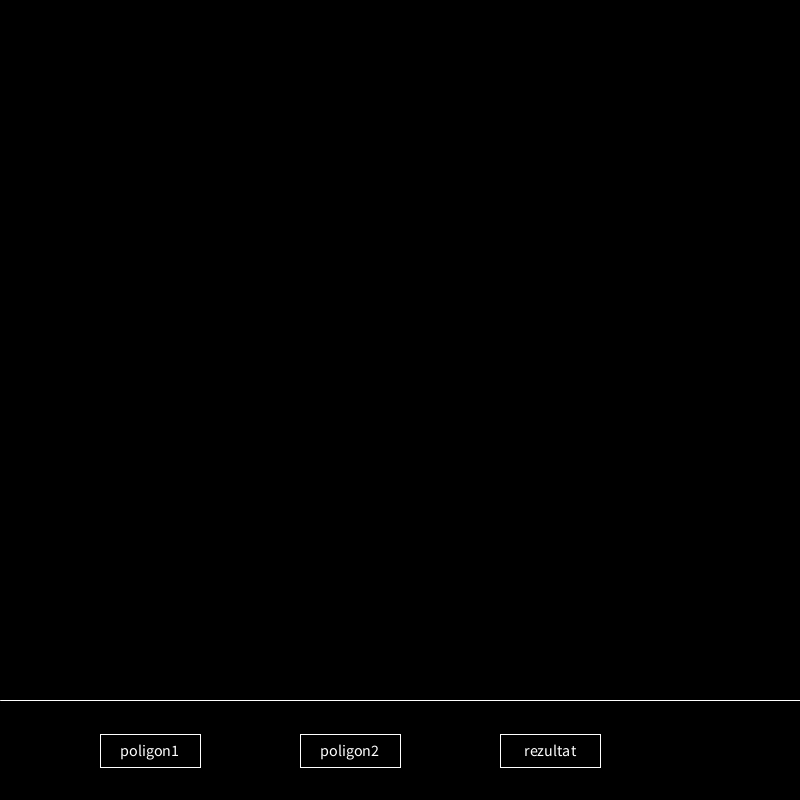
Frame 1 (no input)
Frame 60 (the mouse pressed at the canvas centre just before this capture): identical to frame 1, image omitted
Frame 120 (the mouse held since frame 60 and released just before this capture): identical to frame 1, image omitted

The Processing sketch that drew this single still picture (run headless with seeded random() and noise(); from frame 60 on, the mouse is pressed at the canvas centre):

// Processing sketch: Poligons_collision
// ── Poligons_collision.pde
ArrayList<point> v1 = new ArrayList<point>();
ArrayList<point> v2 = new ArrayList<point>();

void setup()
{
  size(800, 800);
  frameRate(60);
  stroke(255);
  strokeWeight(1);
  textAlign(CENTER, CENTER);
  textSize(16);
  noFill();
}

button button1 = new button(100, 800 - 66, 100, 33, "poligon1");
button button2 = new button(300, 800 - 66, 100, 33, "poligon2");
button button3 = new button(500, 800 - 66, 100, 33, "rezultat");

void draw()
{
  background(0);
  point p1, p2;
  line(0, height - 100, width, height - 100);
  button1.display();
  button2.display();
  button3.display();
  for (int i = 0; i < v1.size() - 1; i++)
  {
    p1 = v1.get(i);
    p2 = v1.get(i + 1);
    line(p1.x, p1.y, p2.x, p2.y);
  }
  for (int i = 0; i < v2.size() - 1; i++)
  {
    p1 = v2.get(i);
    p2 = v2.get(i + 1);
    line(p1.x, p1.y, p2.x, p2.y);
  }
}

void mousePressed()
{
  if (button1.pressed() == true)
    button2.selected = false;
  else if (button2.pressed() == true)
    button1.selected = false;
  else if(button3.pressed() == true)
  {
    println(checkCollision(v1, v2));
    button3.selected = false;
  }
  else
  {
    if (button1.selected == true)
      addPoint(v1, mouseX, mouseY);
    else if(button2.selected == true)
      addPoint(v2, mouseX, mouseY);
  }
}

void keyPressed()
{
  if(key == BACKSPACE)
  {
    if(button1.selected == true)
      deletePoint(v1);
    else if(button2.selected == true)
      deletePoint(v2);
  }
}

String checkCollision(ArrayList<point> v1, ArrayList<point> v2)
{
  if (v1.size() < 3 || v2.size() < 3)
    return "Nu sunt destule puncte intr-unul dintre poligoane";
  for (int i = 0; i < v1.size() - 1; i++)
  {
    point p1 = v1.get(i);
    point p2 = v1.get(i + 1);
    for (int j = 0; j < v2.size() - 1; j++)
    {
      point p3 = v2.get(j);
      point p4 = v2.get(j + 1);
      if (determinant(p1, p2, p3) * determinant(p1, p2, p4) < 0 && determinant(p3, p4, p1) * determinant(p3, p4, p2) < 0)
        return "Are loc coliziune";
    }
  }
  return "Nu are loc coliziune";
}

void addPoint(ArrayList<point> v, float x, float y)
{
  point p;
  if (v.size() != 0)
  {
    v.remove(v.size() - 1);
    p = v.get(0);
    v.add(new point(x, y));
    v.add(p);
  }
  else
  {
    v.add(new point(x, y));
    v.add(new point(x, y));
  }
}

void deletePoint(ArrayList<point> v)
{
  if(v.size() > 0)
  {
    v.remove(v.size() - 1);
    v.remove(v.size() - 1);
    if(v.size() > 0)
      v.add(v.get(0));
  }
}

float determinant(point p1, point p2, point p3)
{
  float det;
  det = p1.x * p2.y + p2.x * p3.y + p1.y * p3.x;
  det -= (p3.x * p2.y + p1.y * p2.x + p1.x * p3.y);
  return det;
}

// ── button.pde
class button
{
  float x, y, sizeX, sizeY;
  boolean selected = false;
  String name;
  
  button(float tx, float ty, float tsizeX, float tsizeY, String tname)
  {
    x = tx;
    y = ty;
    sizeX = tsizeX;
    sizeY = tsizeY;
    name = tname;
  }
  
  void display()
  {
    if (selected == true)
    {
      fill(120);
      rect(x, y, sizeX, sizeY);
      fill(0);
    } else
      rect(x, y, sizeX, sizeY);
    text(name, x + sizeX / 2, y + sizeY / 2);
  }

  boolean pressed()
  {
    if (x <= mouseX && mouseX <= x + sizeX)
      if (y <= mouseY && mouseY <= y + sizeY)
      {
        selected = true;
        return true;
      }
    return false;
  }
}

// ── point.pde
class point
{
  float x, y;
  point(float tx, float ty)
  {
    x = tx;
    y = ty;
  }
}
